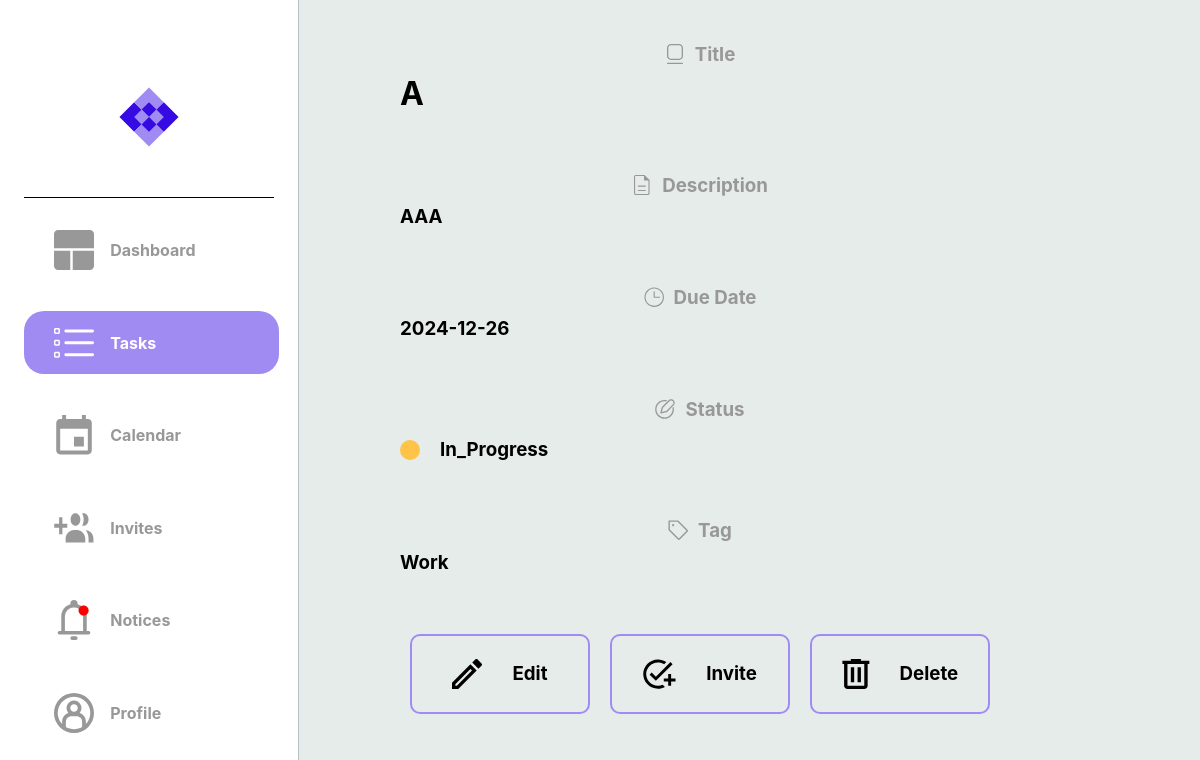
Page /task/1 (signed in) on the committed database.
### dotask/models.py (models this page shows)
class Task(db.Model):
    __tablename__ = "task"
    id = db.Column(db.Integer, primary_key=True)
    title = db.Column(db.String(100), nullable=False)
    description = db.Column(db.String(400), nullable=False)
    due_date = db.Column(db.Date, nullable=False)
    status = db.Column(Enum(TaskStatus))
    tag = db.Column(Enum(TaskTag))
    users = relationship('User', secondary=user_task,
    backref='tasks')

### dotask/routes.py (the view)
@app.route("/task/<task_id>/<notice_id>", methods=['GET','POST'])
@app.route("/task/<task_id>", methods=['GET','POST'])
@login_required
def hello_each_task(task_id, team=None, notice_id=None):
    task = Task.query.get_or_404(task_id)
    team = task.users
    notices = current_user.notes
    if current_user not in team:
        flash(f'Cannnot access that task')
        return render_template("dashboard.html", task=task)
    else:
        try:
            if notice_id is not None:
                notification = Notification.query.get(notice_id)
                notification.seen = True
                db.session.commit()
                return redirect(url_for('hello_each_task',task_id=task_id, notices=notices))
            else:
                if task:
                    return render_template("each_task.html",task_id=task_id, task=task, team=team, notices=notices)
                else:
                    return render_template("each_task.html",task_id=task_id, team=team, notices=notices)
        except:
            return redirect(url_for('hello_dashboard', task_id=task_id, notices=notices))

### dotask/routes.py (called while the page is built)
@app.after_request
def after_request(response):
    response.headers["Cache-Control"] = "no-cache, no-store, must-revalidate"
    return response

@login_manager.user_loader
def load_user(user_id):
    return User.query.get(user_id)

### dotask/templates/each_task.html (shortened to what this page needs)
{% extends "layout.html" %}
{% block head %}
    <link rel="stylesheet" {% block css_tab_colour %} href="../static/css/tasks.css">
    {% endblock %}
{% endblock %}
{% block task_image_colour %}
    <a class="a2" href="{{ url_for('hello_tasks') }}">
    <div id="logos">
        <img class="imgs" src="../static/svg/tasks_active.svg">
        <h4 class="sidebar-text">Tasks</h4>
    </div>
    </a>
{% endblock task_image_colour %}
{% block tasks %}
    {% if task %}
        <div class="task-header">
            <img src="../static/svg/title.svg">
            <h3 class="grey_tags">Title</h3>
        </div>
        <h1 id="status-in-task">{{ task['title'] }}</h1>
        <br>
        <div class="task-header">
            <img src="../static/svg/description.svg">
            <h3 class="grey_tags">Description</h3>
        </div>
        <h3 id="status-in-task">{{ task['description'] }}</h3>
        <br>
        <div class="task-header">
            <img src="../static/svg/due_dates.svg">
            <h3 class="grey_tags">Due Date</h3>
        </div>
        <h3 id="status-in-task">{{ task['due_date'] }}</h3>
        <br>
        <div class="task-header">
            <img src="../static/svg/status.svg">
            <h3 class="grey_tags">Status</h3>
        </div>
        <div class="status-in-task">
            <div class="message-dot {% if task.status.name == 'In_Progress' %}progress-task
            {% elif task.status.name == 'Completed' %}completed-task
            {% elif task.status.name == 'Cancelled' %}cancelled-task
            {% else %}unknown-task
            {% endif %}">
            </div>
            <h3>{{ task.status.name }}</h3>
        </div>
        <br>
        <div class="task-header move-up-by-35px">
            <img src="../static/svg/tag.svg">
            <h3 class="grey_tags">Tag</h3>
        </div>
        <h3 id="status-in-task" class="move-up-by-35px">{{ task.tag.name }}</h3>
        <div class="task-clickables">
            <a href="{{ url_for('hello_edit_task', task_id=task['id']) }}">
              <img class="task_actions" src="../static/svg/edit_task.svg">
              <h3>Edit</h3>
            </a>
            <a href="{{ url_for('hello_invite_to_task', task_id=task['id'], ) }}">
              <img class="task_actions" src="../static/svg/invite_task.svg">
              <h3>Invite</h3>
            </a>
            <a href="{{ url_for('hello_delete_task', task_id=task['id']) }}">
              <img class="task_actions" src="../static/svg/delete_task.svg">
              <h3>Delete</h3>
            </a>
        </div>
        {% else %}
        <h1>No task found.</h1>
    {% endif %}
{% endblock tasks %}

### dotask/static/css/layout.css (style rules this page uses)
@media (min-width: 768px) { body { margin: auto; padding-bottom: 10vh; background-color: #E5ECEA; display: flex; font-family: inter; } }
@media (min-width: 768px) { a { text-decoration: none; color: black; } }
@media (min-width: 768px) { .sidebar > div > a { width: 90%; text-decoration: none; } }
@media (min-width: 768px) { .sidebar > div > a > div { width: 100%; height: 10%; padding-left: 30px; margin: 5% auto; border-radius: 20px; } }
@media (min-width: 768px) { #logos { width: 100%; display: grid; grid-template-columns: 1fr 3fr; align-items: center; } }
@media (min-width: 768px) { .sidebar-text { color: #989898; font-size: 1rem; } }
@media (min-width: 768px) { .imgs { height: 40px; width: 40px; } }

### dotask/static/css/tasks.css (style rules this page uses)
@media (min-width: 768px) { .a2 > div { background-color: #A08BF2; width: 100%; height: 10%; padding-left: 30px; margin: 5% auto; border-radius: 20px; color: white; } }
@media (min-width: 768px) { .a2 > div > h4 { color: white; } }
@media (min-width: 768px) { .a2 > div > img { fill: #FFFFFF; } }
@media (min-width: 768px) { .message-dot { width: 20px; height: 20px; border-radius: 50px; } }
@media (min-width: 768px) { .progress-task { background-color: #FEC347; } }
@media (min-width: 768px) { .grey_tags { color: #989898; } }
@media (min-width: 768px) { .status-in-task { display: flex; justify-content: start; align-items: center; margin-top: -20px; } }
@media (min-width: 768px) { #status-in-task { margin-top: -10px; } }
@media (min-width: 768px) { .task-header { margin: 0; padding: 0; display: flex; align-items: center; justify-self: center; } }
@media (min-width: 768px) { .task-header > img { width:20px; height:20px; margin-right: 10px; } }
@media (min-width: 768px) { .status-in-task > h3 { padding-left: 20px; } }
@media (min-width: 768px) { .task-clickables { margin-top: 50px; width: 100%; height: 100px; display: flex; flex-direction: row; justify-content: space-between; align-self: center; } }
@media (min-width: 768px) { .task-clickables > a { padding: 2%; gap: 30px; display: flex; flex-direction: row; justify-content: center; align-items: center; } }
@media (min-width: 768px) { .task-clickables > a { width: 80%; border:2px solid #A08BF2; border-radius: 10px; margin: 10px; } }
@media (min-width: 768px) { .task-clickables > a > img { height: 30px; height: 30px; } }

### rows in the picture
Task: title "A", description "AAA", due_date "2024-12-26", status.name "In_Progress", tag.name "Work"
